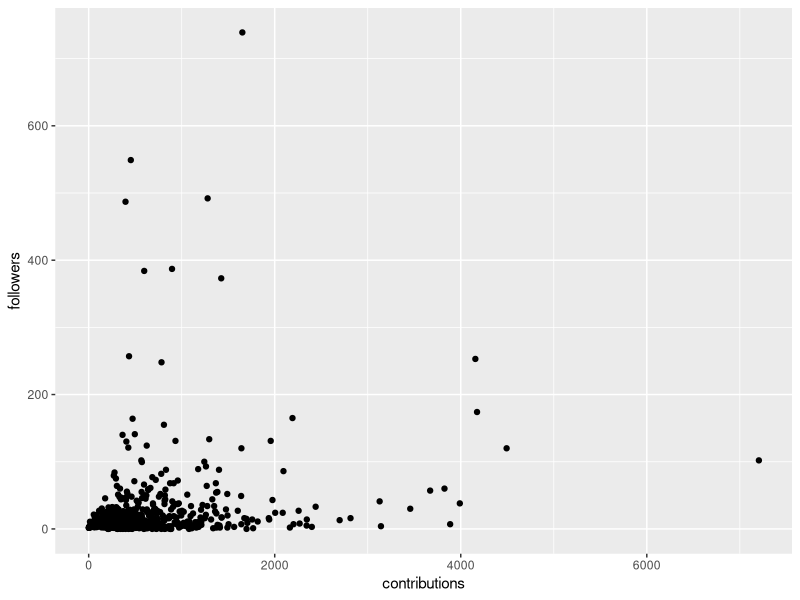
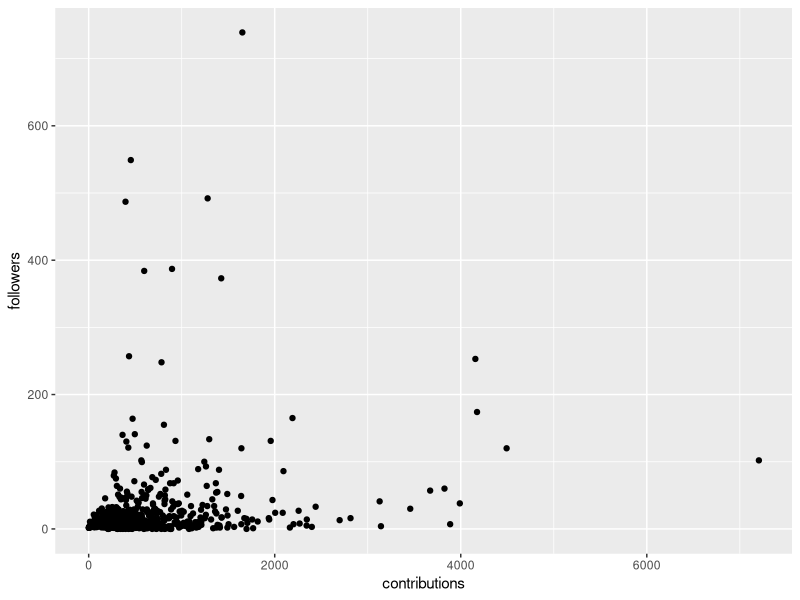

Source code (R) for these figures, in order:
## Summarizes data.
## Gives count, mean, standard deviation, standard error of the mean, and confidence interval (default 95%).
##   data: a data frame.
##   measurevar: the name of a column that contains the variable to be summariezed
##   groupvars: a vector containing names of columns that contain grouping variables
##   na.rm: a boolean that indicates whether to ignore NA's
##   conf.interval: the percent range of the confidence interval (default is 95%)
summarySE <- function(data=NULL, measurevar, groupvars=NULL, na.rm=FALSE,
                      conf.interval=.95, .drop=TRUE) {
    library(plyr)

    # New version of length which can handle NA's: if na.rm==T, don't count them
    length2 <- function (x, na.rm=FALSE) {
        if (na.rm) sum(!is.na(x))
        else       length(x)
    }

    # This does the summary. For each group's data frame, return a vector with
    # N, mean, and sd
    datac <- ddply(data, groupvars, .drop=.drop,
      .fun = function(xx, col) {
        c(N    = length2(xx[[col]], na.rm=na.rm),
          mean = mean   (xx[[col]], na.rm=na.rm),
          sd   = sd     (xx[[col]], na.rm=na.rm)
        )
      },
      measurevar
    )

    # Rename the "mean" column    
    datac <- rename(datac, c("mean" = measurevar))

    datac$se <- datac$sd / sqrt(datac$N)  # Calculate standard error of the mean

    # Confidence interval multiplier for standard error
    # Calculate t-statistic for confidence interval: 
    # e.g., if conf.interval is .95, use .975 (above/below), and use df=N-1
    ciMult <- qt(conf.interval/2 + .5, datac$N-1)
    datac$ci <- datac$se * ciMult

    return(datac)
}

library('ggplot2')
github.user.data <- read.csv('aggregated-top-Spain.csv',sep=';')
tgithub.user.data <- summarySE(github.user.data,measurevar="followers",groupvars=c("contributions"))
ggplot( data=tgithub.user.data, aes(x=contributions,y=followers))+ geom_point()
ggsave( 'province-stacked-chart.png')

